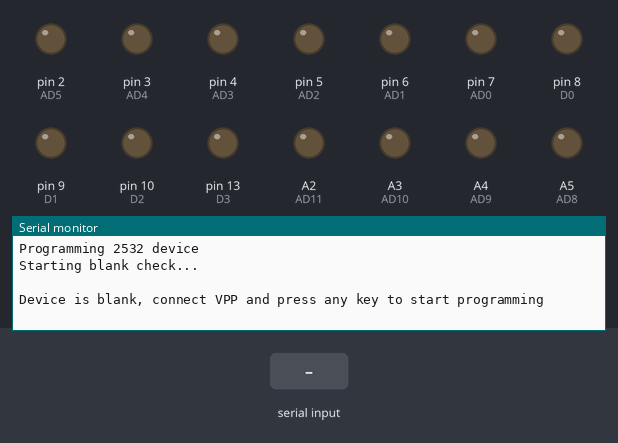
The sketch below on a simulated Arduino Uno, built with avr-gcc and run on an emulated ATmega328P. Shown: output pins drawn as LEDs (lit = HIGH), the last lines printed to the serial monitor. The inputs (shaded band) are chosen by the test bench.

Above: at 0.8 s.
0.9 s: "1" received over Serial
At 2.0 s:
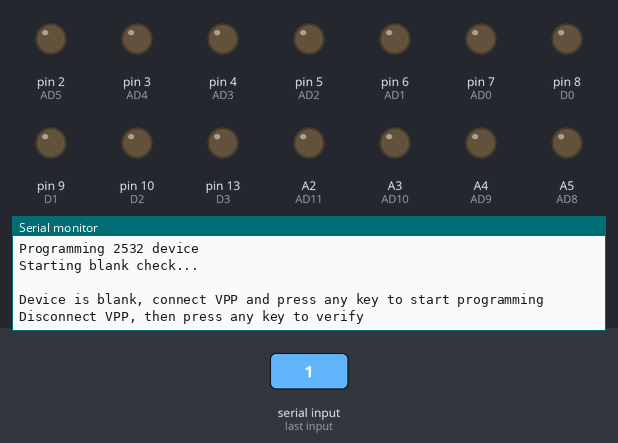
2.5 s: "0" received over Serial
At 3.4 s:
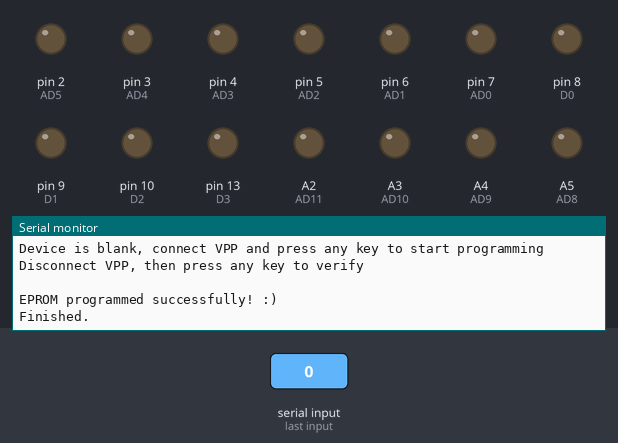

Measured:
- after the input at 0.9 s, the serial monitor: prints a new line after 0.10 s (image 1)
- after the input at 2.5 s, the serial monitor: prints a new line at once (image 2)

The sketch:

eprom-writer.ino
```cpp
// sketch to write 2532 and 2516 EPROMs
// data to write is placed in a static array in the sketch
//
// set the chip type by #defining ROM_TYPE as TMS2532 or TMS2516
//
// set the VPP switch to 5V before powering up
// when LED1 and LED2 will flash alternately
// open the serial monitor to start
// programmer will perform blank check, program device and verify data was written ok
// serial output will prompt you to apply/disconnect VPP at the appropriate points

// put your EPROM image in 'image.h'
#include "image.h"

// define chip types
#define TMS2532 0
#define TMS2516 1

// select the programming algorithm
// comment/uncomment these lines to select 4k or 2k EPROM devices
#define ROM_TYPE  TMS2532
//#define ROM_TYPE  TMS2516

// address lines
#define AD11  A2
#define AD10  A3
#define AD9   A4
#define AD8   A5
#define AD7   0
#define AD6   1
#define AD5   2
#define AD4   3
#define AD3   4
#define AD2   5
#define AD1   6
#define AD0   7

// data lines
#define D7    A1
#define D6    A0
#define D5    11
#define D4    12
#define D3    13
#define D2    10
#define D1    9
#define D0    8

// control lines
#define PD    14 // power down/!program
#define VPP   15 // programming voltage select (5V/25V) (not used, yet!)

void setDataOutput(void)
{
  // init data pins to output (write mode)
  pinMode(D0, OUTPUT);
  pinMode(D1, OUTPUT);
  pinMode(D2, OUTPUT);
  pinMode(D3, OUTPUT);
  pinMode(D4, OUTPUT);
  pinMode(D5, OUTPUT);
  pinMode(D6, OUTPUT);
  pinMode(D7, OUTPUT);
}

void setDataInput(void)
{
  // init data pins
  pinMode(D0, INPUT);
  pinMode(D1, INPUT);
  pinMode(D2, INPUT);
  pinMode(D3, INPUT);
  pinMode(D4, INPUT);
  pinMode(D5, INPUT);
  pinMode(D6, INPUT);
  pinMode(D7, INPUT);
}

void setAddress(unsigned int address)
{
  digitalWrite(AD0,  address&0x001?HIGH:LOW);
  digitalWrite(AD1,  address&0x002?HIGH:LOW);
  digitalWrite(AD2,  address&0x004?HIGH:LOW);
  digitalWrite(AD3,  address&0x008?HIGH:LOW);
  digitalWrite(AD4,  address&0x010?HIGH:LOW);
  digitalWrite(AD5,  address&0x020?HIGH:LOW);
  digitalWrite(AD6,  address&0x040?HIGH:LOW);
  digitalWrite(AD7,  address&0x080?HIGH:LOW);
  digitalWrite(AD8,  address&0x100?HIGH:LOW);
  digitalWrite(AD9,  address&0x200?HIGH:LOW);
  digitalWrite(AD10, address&0x400?HIGH:LOW);

  // only 2532 devices have the AD11 line
  if(ROM_TYPE==TMS2532)
    digitalWrite(AD11, address&0x800?HIGH:LOW);
}

void writeData(byte data)
{
  digitalWrite(D0,  data&0x01?HIGH:LOW);
  digitalWrite(D1,  data&0x02?HIGH:LOW);
  digitalWrite(D2,  data&0x04?HIGH:LOW);
  digitalWrite(D3,  data&0x08?HIGH:LOW);
  digitalWrite(D4,  data&0x10?HIGH:LOW);
  digitalWrite(D5,  data&0x20?HIGH:LOW);
  digitalWrite(D6,  data&0x40?HIGH:LOW);
  digitalWrite(D7,  data&0x80?HIGH:LOW);
}

byte readData(void)
{
  byte data = 0;

  data|=digitalRead(D0)==HIGH?0x01:0x00;
  data|=digitalRead(D1)==HIGH?0x02:0x00;
  data|=digitalRead(D2)==HIGH?0x04:0x00;
  data|=digitalRead(D3)==HIGH?0x08:0x00;
  data|=digitalRead(D4)==HIGH?0x10:0x00;
  data|=digitalRead(D5)==HIGH?0x20:0x00;
  data|=digitalRead(D6)==HIGH?0x40:0x00;
  data|=digitalRead(D7)==HIGH?0x80:0x00;

  return data;
}


// make sure the device is blank (all locations 0xFF)
// or verify the program was written ok
bool verify(bool verifyProgram)
{
  unsigned int address;
  byte data;
  String textDump;
  bool success=true;

  for(address=0x0000;address<DATA_LENGTH;address++)//2532 or 2516
  {
    if(address%0x010==0)
    {
      Serial.print("  ");
      Serial.println(textDump);

      Serial.print("0x0");
      Serial.print((address>>8)&0x0f, HEX);
      Serial.print((address>>4)&0x0f, HEX);
      Serial.print(address&0x0f, HEX);
      Serial.print("  ");

      textDump="";
    }

    setAddress(address);
    data = readData();

  // blank check or program check
    if(verifyProgram)
    {
      if(data!=pgm_read_byte_near(ROM_DATA+address))
      {
        Serial.print("*");// mark bad bytes
        success=false;
      }
      else
      {
        Serial.print(" ");
      }
    }
    else
    {
      if(data!=0xff)
        success=false;
    }

    Serial.print(data>>4, HEX);
    Serial.print(data&0xf, HEX);
    Serial.print(" ");

    if(data>31 && data<127)
    {
      char ch = (char)data;
      textDump+=ch;
    }
    else
    {
      textDump+='.';
    }
  }

  Serial.print("  ");
  Serial.println(textDump);

  return success;

}


// program and verify byte
int programByte(byte data, unsigned int address)
{
  byte rdata;

  // no point in writing 0xFF to an EPROM
  if(data==0xff)
  {
    Serial.println("");
    return 0;
  }

  // set up address and data
  setAddress(address);
  writeData(data);

  // wait for address and data to settle (probably unnecessary)
  delay(1);

  if(ROM_TYPE==TMS2532)
  {
    // programming pulse to write data
    digitalWrite(PD,LOW);
    delay(50);// 50ms
    digitalWrite(PD,HIGH);

    // we can't verify the byte when writing to 2532s
    // because we can't control VPP programatically

  }

  // on 2516:
  //  PD is CS
  // AD11 is PD
  if(ROM_TYPE==TMS2516)
  {
    // programming pulse to write data
    digitalWrite(AD11, HIGH);
    delay(50);// 50ms
    digitalWrite(AD11, LOW);

    // read byte back to verify
    delay(1);

    setDataInput();
    digitalWrite(PD, LOW);

    delay(1);

    rdata = readData();

    digitalWrite(PD, HIGH);
    setDataOutput();

    if(rdata!=data)
    {
      Serial.print("... Error writing byte, read back 0x");
      Serial.print((rdata>>4)&0x0f, HEX);
      Serial.print(rdata&0x0f, HEX);
      //return -1;
    }
    else
    {
      Serial.print("... OK");
    }

  }

  Serial.println("");

  return 0;
}

// program some bytes
void programBytes(void)
{
  unsigned int address,ptr;
  int result;

  for(address=0,ptr=0;address<DATA_LENGTH;address++,ptr++)
  {
    // read data byte from flash
    byte data = pgm_read_byte_near(ROM_DATA+address);

    Serial.print("Writing byte 0x");
    Serial.print((data>>4)&0x0f, HEX);
    Serial.print(data&0x0f, HEX);
    Serial.print(" to 0x");
    Serial.print((address>>8)&0x0f, HEX); // address
    Serial.print((address>>4)&0x0f, HEX); // address
    Serial.print(address&0x0f, HEX);  // address

    result = programByte(data,address);

    // if byte not read back ok then stop programming
    if(result<0)
    {
      return;
    }

  }
}

// the setup function runs once when you press reset or power the board
void setup() {

  // disable chip
  pinMode(PD, OUTPUT);
  digitalWrite(PD,HIGH);

  // 5V on VPP
  pinMode(VPP, OUTPUT);
  digitalWrite(VPP,LOW);

  // init address pins
  pinMode(AD11, OUTPUT);
  pinMode(AD10, OUTPUT);
  pinMode(AD9, OUTPUT);
  pinMode(AD8, OUTPUT);
  pinMode(AD7, OUTPUT);
  pinMode(AD6, OUTPUT);
  pinMode(AD5, OUTPUT);
  pinMode(AD4, OUTPUT);
  pinMode(AD3, OUTPUT);
  pinMode(AD2, OUTPUT);
  pinMode(AD1, OUTPUT);
  pinMode(AD0, OUTPUT);

  setAddress(0x000);

  setDataOutput();

  writeData(0xff);

  Serial.begin(9600);

  // while the serial stream is not open, alternately flash LED1 & LED2
  // to show the device is ready for VPP to be applied
  while (!Serial)
  {
    digitalWrite(AD0, HIGH);
    digitalWrite(D1,  LOW);
    delay(500);
    digitalWrite(AD0, LOW);
    digitalWrite(D1,  HIGH);
    delay(500);
  }

  // tuen LEDs off
  digitalWrite(AD0, LOW);
  digitalWrite(D1,  LOW);

  if(ROM_TYPE==TMS2532)
  {
    Serial.println("Programming 2532 device");
  }

  if(ROM_TYPE==TMS2516)
  {
    Serial.println("Programming 2516 device");

    // on 2516:
  //  PD is CS
  // AD11 is PD
    digitalWrite(PD, HIGH);
    digitalWrite(AD11, LOW);
  }

setDataInput();
digitalWrite(PD,LOW);

  Serial.println("Starting blank check...");
  if(verify(false)!=true)
  {
    Serial.println("Device not blank, stopping.");
    return;
  }

digitalWrite(PD,HIGH);// important to set this high before VPP is applied
digitalWrite(AD11, LOW);// similarly for 2516
setDataOutput();

 while (Serial.available())
 Serial.read();
  Serial.println("Device is blank, connect VPP and press any key to start programming");
  while(!Serial.available()) ;

  delay(100);
  programBytes();

  while (Serial.available())
    Serial.read();

  Serial.println("Disconnect VPP, then press any key to verify ");
  while(!Serial.available()) ;

digitalWrite(PD,LOW);
setDataInput();

  if(verify(true)!=true)
  {
    Serial.println("Error programming EPROM :(");
    return;
  }

  Serial.println("EPROM programmed successfully! :)");
  Serial.println("Finished.");
}

// the loop function runs over and over again forever
void loop() {
}
```

image.h
```cpp
#define DATA_LENGTH 0x0000
const PROGMEM byte ROM_DATA[DATA_LENGTH]=
{
	// put your EPROM image data here...
	// you can generate the contents of this file from a binary image
	// using the bin2c program included in this repo
};
```
